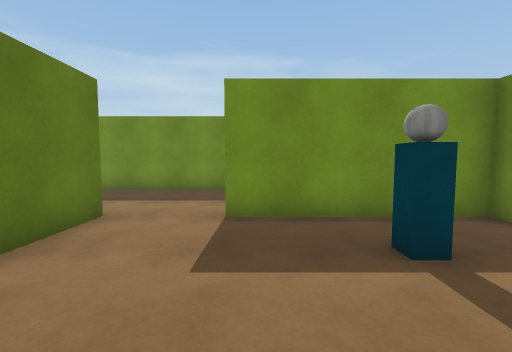
View 1 (above)

12 first-person views from a walk through a scene from a Unity 3-D project. The camera is 1.3 m above the floor, tilts 4° down and sees 90° across. Doors are open. The floor is counted in squares, 1 m on a side. Each view is taken from the middle of a square. On the plan, view 1 faces up. The plan holds only what a view shows up to about 13 squares ahead; the rest is blank. The player character is not drawn. Surface patterns are stand-ins for the level's own textures.

View 2
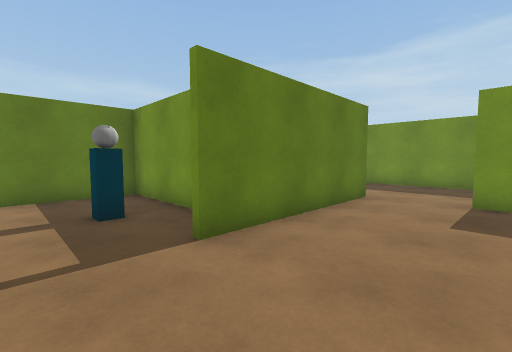

View 3
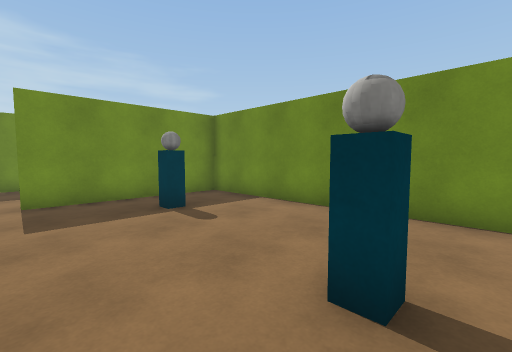

View 4
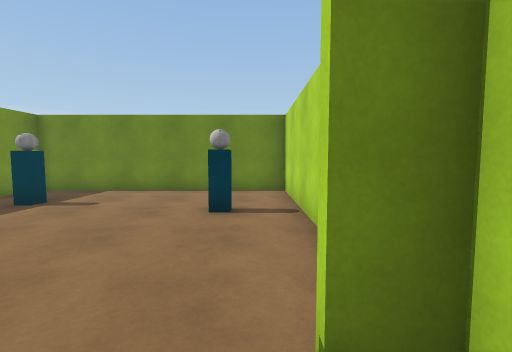

View 5
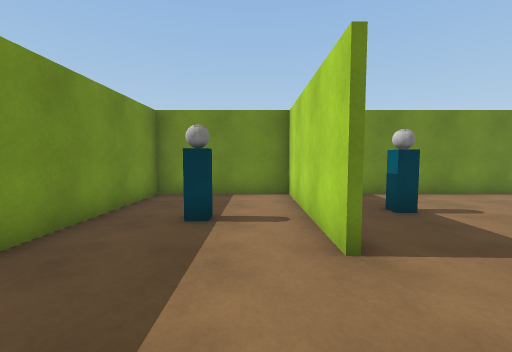

View 6
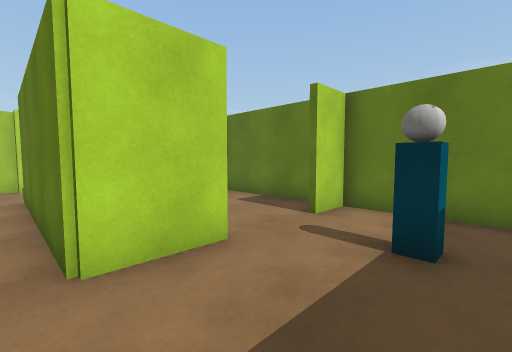

View 7
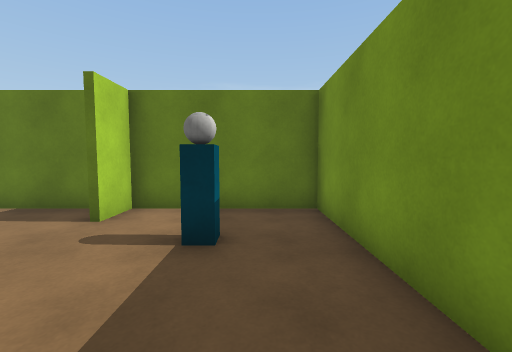

View 8
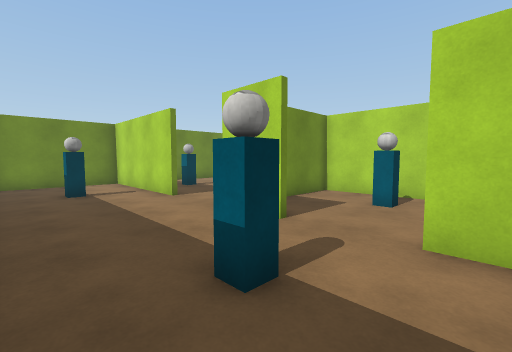

View 9
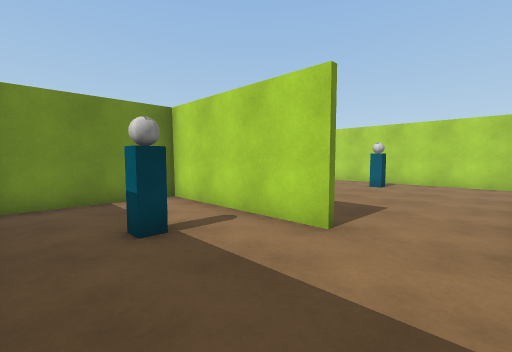

View 10
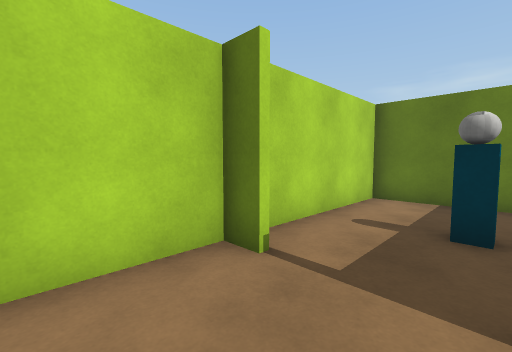

View 11
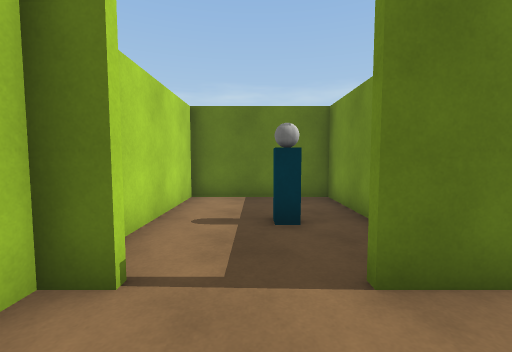

View 12
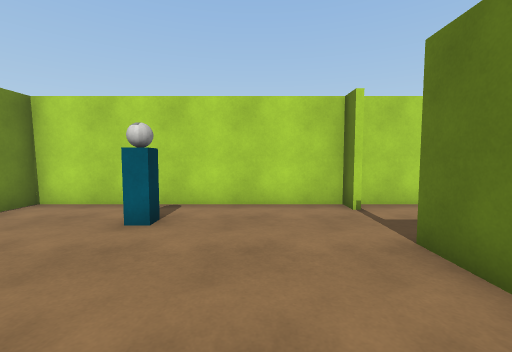

### Floor plan
Points are (right, up) in squares from view 1. A wall is a line through its corners. A room is listed if a view was taken in it or the views show most of it. See-through windows are left out.
Room 1 (views 1, 2, 3, 10, 11, 12)
walls: (-3.4, -3.4) (-3.4, -4.2) (5.2, -4.2) (5.2, 5.6) (-0.8, 5.6); (-3.4, 5.8) (-3.4, -0.9)
ways out: open door at (-3.5, -2) to room 2; open door at (-2, 6) to room 3
objects: cyan block (1, -2); other object (2, 3) to (2, 4)
Room 2 (view 4)
walls: (-5.6, 0.4) (-9.5, 0.4) (-9.5, -4.2) (-3.6, -4.2) (-3.6, -3.4)
ways out: open door at (-3.5, -2) to room 1
objects: other object (-6, -2) to (-6, -1)
Room 3 (views 5, 6, 7, 8, 9)
walls: (-0.8, 5.8) (5.2, 5.8) (5.2, 10.6) (-9.5, 10.6) (-9.5, 5.8) (-8.1, 5.8); (-5.6, 5.8) (-3.4, 5.8)
ways out: open door at (-2, 6) to room 1; open door at (-7, 6) to room 4
objects: cyan block (-7, 8); other object (1, 8) to (2, 8)
Room 4 (no view inside)
walls: (-9.5, 4.8) (-9.5, 0.8); (-7.1, 0.6) (-3.6, 0.6) (-3.6, 3.2)
ways out: open door at (-7, 6) to room 3
objects: other object (-7, 2)

Positions as (right, up) in squares from view 1, and headings:
1: (0, 0), facing up
2: (0, -3), facing up-left
3: (-1, -3), facing up-right
4: (-5, -3), facing right
5: (-4, 7), facing right
6: (-3, 9), facing down-left
7: (-3, 9), facing left
8: (-9, 10), facing down-right
9: (-3, 10), facing down-right
10: (-1, -1), facing down-left
11: (-1, -2), facing left
12: (-1, 3), facing down
